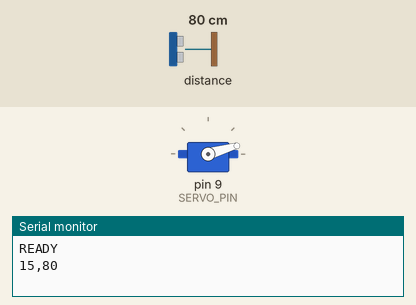
Bench run of a sketch on a simulated Arduino Uno, built with avr-gcc and run on an emulated ATmega328P. On the bench: servo, the last lines printed to the serial monitor. The test bench sets the inputs (shaded band); at power-on: distance to the obstacle 80 cm.

Above: at 1.05 s.
At 4.9 s:
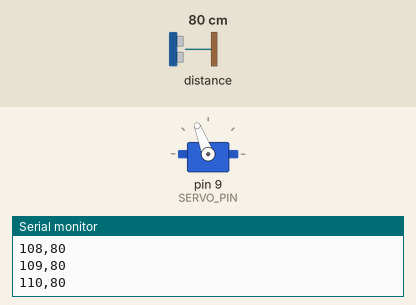
At 8.3 s:
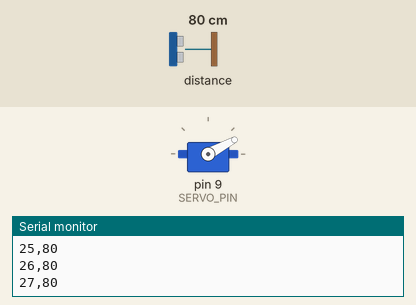
At 14.65 s:
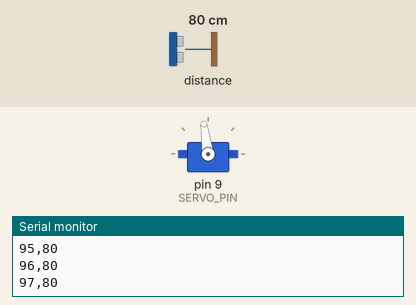
Timing chart, 0 to 18.8 s (numbered marks = the images above):
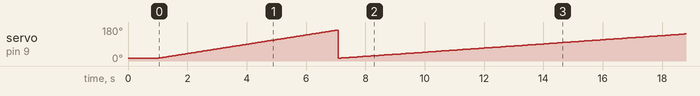

The sketch:

LidarSweep.ino
```cpp
// LidarSweep.ino — adaptive-precision LIDAR sweep
//
// Strategy:
//   1. Main sweep (1° steps): sample count scales with proximity
//      < 50 cm  → 6 samples averaged
//      < 100 cm → 4 samples
//      < 200 cm → 3 samples
//      else     → 2 samples
//   2. Refinement pass at end of each sweep: revisit any angle
//      where distance < CLOSE_CM and re-read with 6 samples.
//      This tightens up the close-range profile without slowing
//      the full sweep.

#include <Wire.h>
#include <LIDARLite.h>
#include <Servo.h>

// ── Pin ───────────────────────────────────────────────────────────
const int SERVO_PIN = 9;

// ── Sweep config ─────────────────────────────────────────────────
const int ANGLE_MIN  = 15;
const int ANGLE_MAX  = 165;
const int STEP       = 1;       // degrees per step
const int SETTLE_MS  = 20;      // servo settle time
const int CLOSE_CM   = 150;     // threshold for refinement pass

// ── State ─────────────────────────────────────────────────────────
LIDARLite lidar;
Servo     sweepServo;
int       lastDist[181];        // last reading per angle for adaptive sampling
int       angle = ANGLE_MIN;
int       dir   = 1;

// ── Helpers ───────────────────────────────────────────────────────
int samplesFor(int prevDist) {
  if (prevDist > 0 && prevDist <  50) return 6;
  if (prevDist > 0 && prevDist < 100) return 4;
  if (prevDist > 0 && prevDist < 200) return 3;
  return 2;
}

int avgDist(int n) {
  long sum = 0;
  for (int i = 0; i < n; i++) sum += lidar.distance();
  return (int)(sum / n);
}

// Revisit close angles with maximum averaging for best accuracy
void refinementPass() {
  for (int a = ANGLE_MIN; a <= ANGLE_MAX; a++) {
    if (lastDist[a] > 0 && lastDist[a] < CLOSE_CM) {
      sweepServo.write(a);
      delay(SETTLE_MS + 10);
      int d = avgDist(6);
      lastDist[a] = d;
      Serial.print(a);
      Serial.print(',');
      Serial.println(d);
    }
  }
}

// ── Setup ─────────────────────────────────────────────────────────
void setup() {
  Serial.begin(115200);
  sweepServo.attach(SERVO_PIN);
  lidar.begin(0, true);
  lidar.configure(0);
  memset(lastDist, 0, sizeof(lastDist));
  sweepServo.write(ANGLE_MIN);
  delay(1000);
  Serial.println("READY");
}

// ── Loop ──────────────────────────────────────────────────────────
void loop() {
  sweepServo.write(angle);
  delay(SETTLE_MS);

  int n = samplesFor(lastDist[angle]);
  int d = avgDist(n);
  lastDist[angle] = d;

  Serial.print(angle);
  Serial.print(',');
  Serial.println(d);

  angle += dir * STEP;

  if (angle >= ANGLE_MAX) {
    angle = ANGLE_MAX;
    dir   = -1;
    refinementPass();
    Serial.println("SWEEP_END");
  } else if (angle <= ANGLE_MIN) {
    angle = ANGLE_MIN;
    dir   = 1;
    refinementPass();
    Serial.println("SWEEP_END");
  }
}
```
